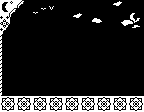

Tiled map render using the project's own tile images. Description and the whole map definition, tile-layer contents included, below:
An orthogonal 18x28 tile map with 8x4 px tiles, 1 tile layer (Capa de Patrones 1).

<map version="1.2" tiledversion="1.2.4" orientation="orthogonal" renderorder="right-down" width="18" height="28" tilewidth="8" tileheight="4" infinite="0" nextlayerid="2" nextobjectid="1">
 <tileset firstgid="1" source="patrones8x4.tsx" />
 <layer id="1" name="Capa de Patrones 1" width="18" height="28">
  <data encoding="csv">
85,86,106,141,141,141,141,141,141,141,141,141,141,141,183,184,141,141,
95,96,116,141,141,3,4,141,141,141,141,141,141,141,193,194,141,141,
105,106,141,141,3,13,14,141,141,141,141,141,141,141,141,141,141,141,
115,116,141,141,13,141,141,141,141,183,184,141,141,141,141,141,168,169,
125,126,141,141,141,141,141,141,141,193,194,163,164,141,141,141,178,179,
135,136,141,141,141,141,141,141,141,141,141,173,174,141,141,187,188,189,
145,146,141,141,141,141,141,141,141,141,141,141,141,141,141,197,198,199,
155,156,141,141,141,141,141,141,141,141,141,141,141,141,141,141,141,141,
165,141,141,141,141,141,141,141,141,141,37,141,141,141,141,141,141,141,
175,141,141,141,141,141,141,141,141,141,141,141,141,141,141,141,141,141,
185,141,141,141,141,141,141,141,141,141,141,141,141,141,141,141,141,141,
195,141,141,141,141,141,141,141,141,141,141,141,141,141,141,141,141,141,
175,141,141,141,141,141,141,141,141,141,141,141,141,141,141,141,141,141,
185,141,141,141,141,141,141,141,141,141,141,141,141,141,141,141,141,141,
195,141,141,141,141,141,141,141,141,141,141,141,141,141,141,141,141,141,
175,141,141,141,141,141,141,141,141,141,141,141,141,141,141,141,141,141,
185,141,141,141,141,141,141,141,141,141,141,141,141,141,141,141,141,141,
195,141,141,141,141,141,141,141,141,141,141,141,141,141,141,141,141,141,
175,141,141,141,141,141,141,141,141,141,141,141,141,141,141,141,141,141,
185,141,141,141,141,141,141,141,141,141,141,141,141,141,141,141,141,141,
195,141,141,141,141,141,141,141,141,141,141,141,141,141,141,141,141,141,
175,141,141,141,141,141,141,141,141,141,141,141,141,141,141,141,141,141,
185,141,141,141,141,141,141,141,141,141,141,141,141,141,141,141,141,141,
195,141,141,141,141,141,141,141,141,141,141,141,141,141,141,141,141,141,
41,42,41,42,41,42,41,42,41,42,41,42,41,42,41,42,41,42,
51,52,51,52,51,52,51,52,51,52,51,52,51,52,51,52,51,52,
61,62,61,62,61,62,61,62,61,62,61,62,61,62,61,62,61,62,
71,72,71,72,71,72,71,72,71,72,71,72,71,72,71,72,71,72
</data>
 </layer>
</map>
